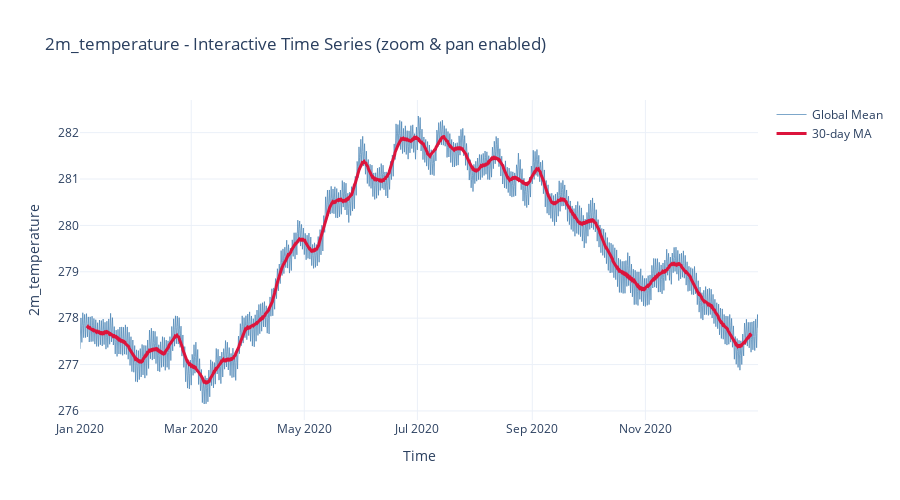

Source (notebook cell):
### Markdown cell above
## 7. Interactive Visualization (Plotly)
**交互式可视化**：使用Plotly创建可交互的图表（可缩放、平移、悬停查看数据），包括时间序列图和时间-纬度热力图

### Code cell
# Interactive time series
fig = go.Figure()

fig.add_trace(go.Scatter(
    x=spatial_mean_ts.time.values,
    y=spatial_mean_ts.values,
    mode='lines',
    name='Global Mean',
    line=dict(width=1, color='steelblue'),
    opacity=0.7
))

ma = spatial_mean_ts.rolling(time=30, center=True).mean()
fig.add_trace(go.Scatter(
    x=ma.time.values,
    y=ma.values,
    mode='lines',
    name='30-day MA',
    line=dict(width=3, color='crimson')
))

fig.update_layout(
    title=f'{ANALYSIS_VAR} - Interactive Time Series (zoom & pan enabled)',
    xaxis_title='Time',
    yaxis_title=ANALYSIS_VAR,
    hovermode='x unified',
    height=500,
    template='plotly_white'
)

fig.show()

### Figure 1 — Plotly figure (JSON) as saved in the notebook; plotly's stock layout.template omitted (floating-point values rounded to 4 significant figures; data arrays with more than 128 entries replaced by an {"elided": "..."} marker saying what was removed)
{"data": [{"line": {"color": "steelblue", "width": 1}, "mode": "lines", "name": "Global Mean", "opacity": 0.7, "type": "scatter", "x": {"elided": "1464 str values"}, "y": {"elided": "1464 float values"}}, {"line": {"color": "crimson", "width": 3}, "mode": "lines", "name": "30-day MA", "type": "scatter", "x": {"elided": "1464 str values"}, "y": {"elided": "1464 float values"}}], "layout": {"height": 500, "hovermode": "x unified", "title": {"text": "2m_temperature - Interactive Time Series (zoom & pan enabled)"}, "xaxis": {"title": {"text": "Time"}}, "yaxis": {"title": {"text": "2m_temperature"}}}}
